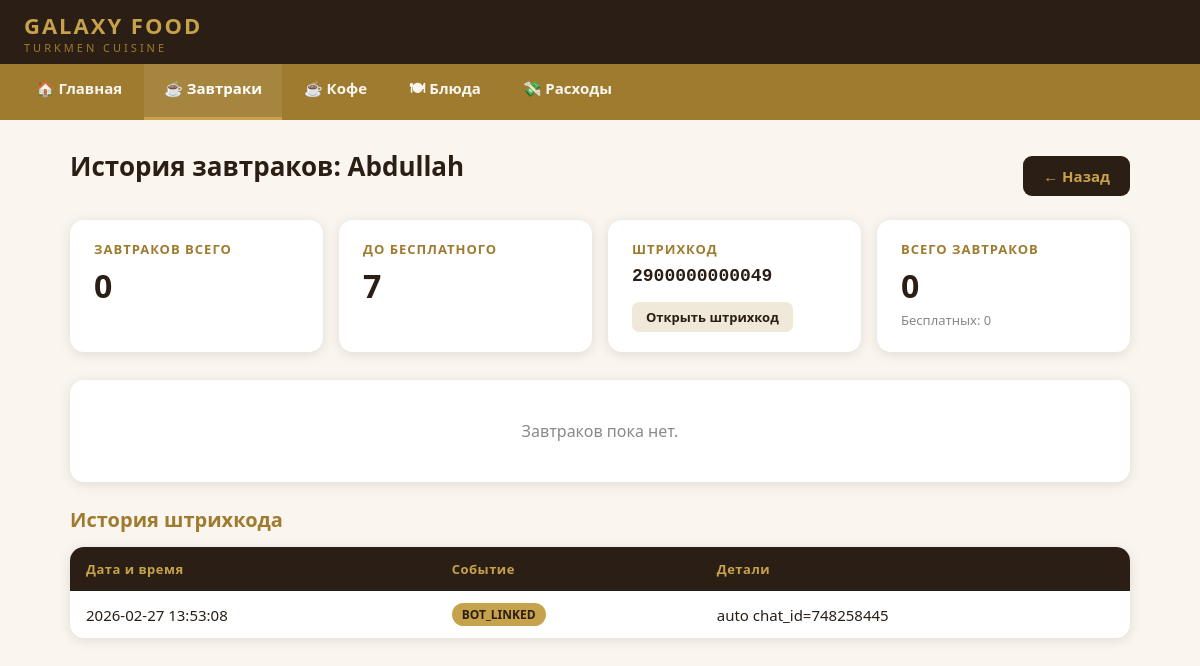
Page /breakfasts/history/4 on the committed database.
### tables this page shows
CREATE TABLE clients (
                id INTEGER PRIMARY KEY AUTOINCREMENT,
                name TEXT NOT NULL,
                phone TEXT,
                notes TEXT
            , barcode TEXT, telegram_chat_id TEXT, history_token TEXT);

CREATE TABLE barcode_events (
                id INTEGER PRIMARY KEY AUTOINCREMENT,
                client_id INTEGER NOT NULL,
                event_type TEXT NOT NULL,
                event_date TEXT NOT NULL,
                details TEXT,
                FOREIGN KEY (client_id) REFERENCES clients(id) ON DELETE CASCADE
            );

### app.py (the view)
@app.route("/breakfasts/history/<int:client_id>")
def breakfast_history(client_id):
    client = db.get_client(client_id)
    if not client:
        flash("Клиент не найден.", "danger")
        return redirect(url_for("breakfasts"))
    visits = db.get_breakfast_visits(client_id=client_id)
    stats = db.get_client_breakfast_stats(client_id)
    events = db.get_client_barcode_events(client_id=client_id, limit=100)
    return render_template("breakfast_history.html", client=client, visits=visits, stats=stats, events=events)

### database.py (called while the page is built)
    def get_connection(self):
        conn = sqlite3.connect(self.db_path)
        conn.row_factory = sqlite3.Row
        return conn

    def get_client(self, client_id: int) -> Optional[Client]:
        conn = self.get_connection()
        cursor = conn.cursor()
        cursor.execute("SELECT * FROM clients WHERE id = ?", (client_id,))
        row = cursor.fetchone()
        conn.close()
        if row:
            return Client(id=row['id'], name=row['name'], phone=row['phone'],
                          notes=row['notes'], barcode=row['barcode'],
                          telegram_chat_id=row['telegram_chat_id'],
                          history_token=row['history_token'])
        return None

    def get_breakfast_count_total(self, client_id: int) -> int:
        conn = self.get_connection()
        cursor = conn.cursor()
        cursor.execute("""
            SELECT COUNT(*) as cnt FROM breakfast_visits
            WHERE client_id = ?
        """, (client_id,))
        row = cursor.fetchone()
        conn.close()
        return row['cnt'] if row else 0

    def get_breakfast_count_last_30_days(self, client_id: int, reference_date: str) -> int:
        ref_dt = datetime.strptime(reference_date, "%Y-%m-%d")
        start_dt = ref_dt - timedelta(days=29)
        start_str = start_dt.strftime("%Y-%m-%d")
        conn = self.get_connection()
        cursor = conn.cursor()
        cursor.execute("""
            SELECT COUNT(*) as cnt FROM breakfast_visits
            WHERE client_id = ?
              AND date >= ?
              AND date <= ?
        """, (client_id, start_str, reference_date))
        row = cursor.fetchone()
        conn.close()
        return row['cnt'] if row else 0

    def get_client_barcode_events(self, client_id: int, limit: int = 100) -> List[BarcodeEvent]:
        conn = self.get_connection()
        cursor = conn.cursor()
        cursor.execute("""
            SELECT * FROM barcode_events
            WHERE client_id = ?
            ORDER BY event_date DESC, id DESC
            LIMIT ?
        """, (client_id, limit))
        rows = cursor.fetchall()
        conn.close()
        return [BarcodeEvent(id=r['id'],
                             client_id=r['client_id'],
                             event_type=r['event_type'],
                             event_date=r['event_date'],
                             details=r['details']) for r in rows]

### templates/breakfast_history.html (shortened to what this page needs)
{% extends "base.html" %}
{% block content %}
<div class="flex-between">
  <h1>История завтраков: {{ client.name }}</h1>
  <a href="{{ url_for('breakfasts') }}" class="btn btn-brown">← Назад</a>
</div>
<div class="cards" style="margin-top:16px;">
  <div class="card">
    <div class="card-label">Завтраков всего</div>
    <div class="card-value">{{ stats.count_total }}</div>
  </div>
  <div class="card">
    <div class="card-label">До бесплатного</div>
    <div class="card-value">
      {% if stats.next_is_free %}⭐{% else %}{{ stats.visits_until_free }}{% endif %}
    </div>
  </div>
  <div class="card">
    <div class="card-label">Штрихкод</div>
    <div style="margin-top:8px; font-family:monospace; font-size:18px; font-weight:700;">{{ client.barcode }}</div>
    <a href="{{ url_for('client_barcode_svg', client_id=client.id) }}" target="_blank" class="btn btn-sm mt-16" style="background:var(--cream-dark); color:var(--brown);">Открыть штрихкод</a>
  </div>
  <div class="card">
    <div class="card-label">Всего завтраков</div>
    <div class="card-value">{{ visits|length }}</div>
    <div class="card-sub">Бесплатных: {{ visits|selectattr('is_free')|list|length }}</div>
  </div>
</div>
{% if visits %}
<div class="table-wrap">
  <table>
    <thead>
      <tr>
        <th>#</th>
        <th>Дата</th>
        <th>Статус</th>
      </tr>
    </thead>
    <tbody>
      {% for v in visits %}
      <tr>
        <td style="color:#aaa;">{{ loop.index }}</td>
        <td>{{ v.date }}</td>
        <td>
          {% if v.is_free %}
            <span class="badge badge-free">🎉 Бесплатно</span>
          {% else %}
            <span class="badge badge-paid">Платный</span>
          {% endif %}
        </td>
      </tr>
      {% endfor %}
    </tbody>
  </table>
</div>
{% else %}
<div class="form-box" style="text-align:center; padding:40px;">
  <p style="color:#888; font-size:16px;">Завтраков пока нет.</p>
</div>
{% endif %}
<h2 style="margin-top:20px;">История штрихкода</h2>
{% if events %}
<div class="table-wrap">
  <table>
    <thead>
      <tr>
        <th>Дата и время</th>
        <th>Событие</th>
        <th>Детали</th>
      </tr>
    </thead>
    <tbody>
      {% for e in events %}
      <tr>
        <td>{{ e.event_date }}</td>
        <td><span class="badge badge-gold">{{ e.event_type }}</span></td>
        <td>{{ e.details or '—' }}</td>
      </tr>
      {% endfor %}
    </tbody>
  </table>
</div>
{% else %}
<div class="form-box" style="text-align:center; padding:20px;">
  <p style="color:#888; font-size:15px;">Пока нет событий по штрихкоду.</p>
</div>
{% endif %}
{% endblock %}

### templates/base.html (style rules this page uses)
:root { --gold: #C7A24C; --gold-dark: #9E7B2F; --brown: #2B1E14; --cream: #FAF6EF; --cream-dark: #F0E8D8; --white: #FFFFFF; --green: #4CAF50; --red: #E53935; --blue: #1976D2; --shadow: 0 2px 12px rgba(43,30,20,0.13); }
* { box-sizing: border-box; margin: 0; padding: 0; }
body { font-family: 'Segoe UI', Arial, sans-serif; background: var(--cream); color: var(--brown); min-height: 100vh; }
h1 { font-size: 26px; color: var(--brown); margin-bottom: 20px; }
h2 { font-size: 20px; color: var(--gold-dark); margin-bottom: 14px; }
.cards { display: flex; gap: 16px; flex-wrap: wrap; margin-bottom: 28px; }
.card { background: var(--white); border-radius: 14px; padding: 20px 24px; box-shadow: var(--shadow); flex: 1; min-width: 180px; }
.card-label { font-size: 13px; color: var(--gold-dark); font-weight: 600; text-transform: uppercase; letter-spacing: 1px; }
.card-value { font-size: 32px; font-weight: 800; color: var(--brown); margin-top: 6px; }
.card-sub { font-size: 13px; color: #888; margin-top: 4px; }
.table-wrap { background: var(--white); border-radius: 14px; box-shadow: var(--shadow); overflow: hidden; margin-bottom: 24px; }
table { width: 100%; border-collapse: collapse; }
thead { background: var(--brown); color: var(--gold); }
thead th { padding: 13px 16px; text-align: left; font-size: 13px; font-weight: 700; letter-spacing: 0.5px; }
tbody tr { border-bottom: 1px solid var(--cream-dark); transition: background 0.1s; }
tbody tr:last-child { border-bottom: none; }
tbody td { padding: 12px 16px; font-size: 15px; }
.btn { display: inline-flex; align-items: center; gap: 7px; padding: 10px 20px; border-radius: 9px; border: none; font-size: 15px; font-weight: 700; cursor: pointer; text-decoration: none; transition: opacity 0.15s, transform 0.1s; }
.btn-brown { background: var(--brown); color: var(--gold); }
.btn-sm { padding: 6px 14px; font-size: 13px; border-radius: 7px; }
.form-box { background: var(--white); border-radius: 14px; box-shadow: var(--shadow); padding: 24px 28px; margin-bottom: 24px; }
.badge { display: inline-block; padding: 3px 10px; border-radius: 20px; font-size: 12px; font-weight: 700; text-transform: uppercase; }
.badge-gold { background: var(--gold); color: var(--brown); }
.mt-16 { margin-top: 16px; }
.flex-between { display: flex; align-items: center; justify-content: space-between; flex-wrap: wrap; gap: 12px; }

### rows in the picture
clients: name "Abdullah", barcode "2900000000049"
barcode_events: event_date "2026-02-27 13:53:08", event_type "BOT_LINKED", details "auto chat_id=748258445"

### other values in the picture
{{ stats.count_total }} "0"
{{ stats.visits_until_free }} "7"
{{ visits|length }} "0"
{{ visits|selectattr('is_free')|list|length }} "0"
